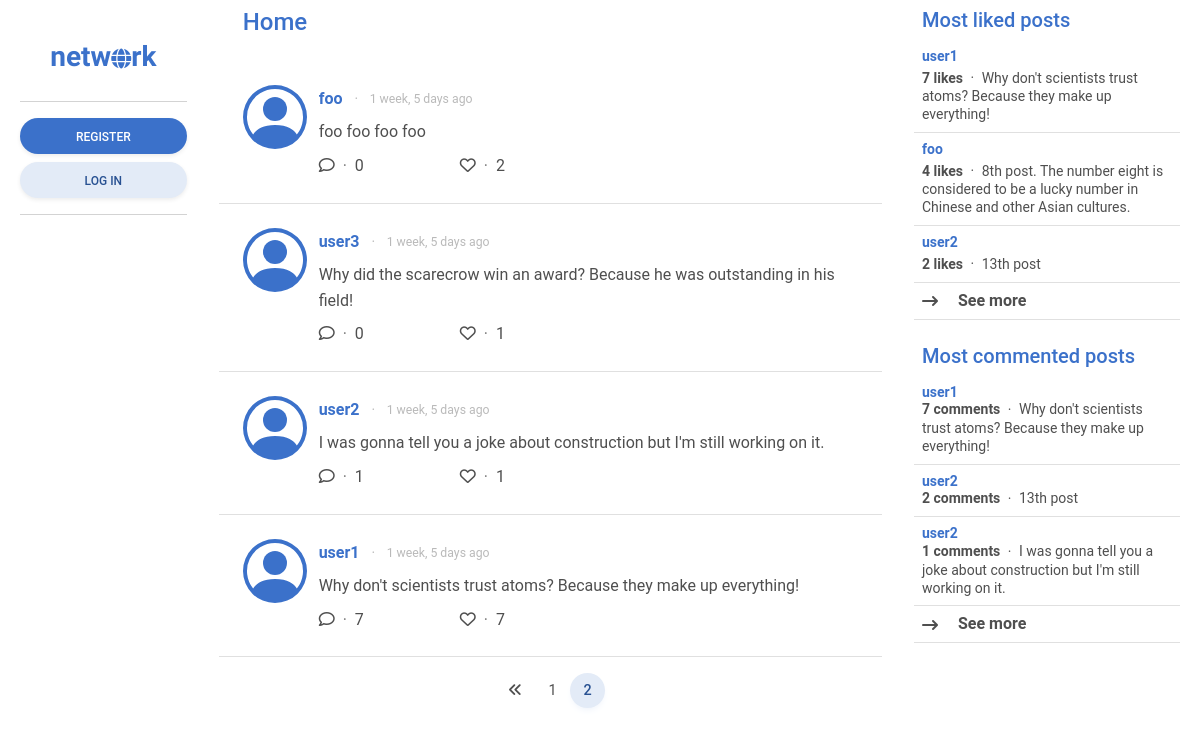
Screenshot of /?page=2 with the database file from the repository.
### network/models.py (models this page shows, shortened)
class Post(models.Model):
    content = models.CharField(max_length=255)
    poster = models.ForeignKey(User, on_delete=models.CASCADE, related_name="posts")
    likers = models.ManyToManyField(User, blank=True, related_name="likes")
    date_posted = models.DateTimeField(auto_now_add=True)
    edited = models.BooleanField(default=False)
    def most_liked_posts():
        posts = Post.objects.annotate(likes_count=Count('likers'))
        return posts.order_by('-likes_count')
    def most_commented_posts():
        posts = Post.objects.annotate(comment_count=Count('comments'))
        return posts.order_by('-comment_count')
    class Meta:
        ordering = ["-date_posted"]

class User(AbstractUser):
    pass
    date_joined = models.DateTimeField(auto_now_add=True)
    following = models.ManyToManyField("self", blank=True, related_name="followers", symmetrical=False)
    def most_followed_users():
        users = User.objects.annotate(follower_count=Count('followers'))
        return users.order_by('-follower_count')

### network/views.py (the view)
# urls.py: path("", views.index, name="index"),
def index(request):
    most_followed_users = User.most_followed_users()
    most_liked_posts = Post.most_liked_posts()
    most_commented_posts = Post.most_commented_posts()
    posts = Post.objects.all()
    p = Paginator(posts, 10) # Will set to 10 posts later
    page_number = request.GET.get("page")
    page_posts = p.get_page(page_number)
    return render(request, "network/index.html", {
        "most_followed_users": most_followed_users,
        "most_liked_posts": most_liked_posts,
        "most_commented_posts": most_commented_posts,
        "posts": page_posts,
        "page_number": page_number,
    })

### network/templates/network/index.html
{% extends "network/layout.html" %}
{% block sidebar_left %}
    {% include "network/sidebar_left.html" %}
{% endblock %}
{% block main %}
    {% url 'index' as index %}
    {% url 'following' as following %}
    {% url 'likes' as likes %}
    {% if request.path == index %}
    {% include "network/posts.html" with posts=posts headline="Home" %}
    {% elif request.path == following %}
    {% include "network/posts.html" with posts=posts headline="Following" %}
    {% elif request.path == likes %}
    {% include "network/posts.html" with posts=posts headline="Likes" %}
    {% endif %}
    {% include "network/pagination.html" with posts=posts %}
{% endblock %}
{% block sidebar_right %}
    {% include "network/sidebar_right.html" %}
{% endblock %}

### network/templates/network/posts.html (shortened to what this page needs)
{% load humanize %}
{% if headline %}
<div class="h4 mb-0 pb-4 px-4 pt-2 sticky-top transparan text-primary">
    {{ headline }}
</div>
{% endif %}
{% if not posts %}
<div class="container p-0">
    <h5 class="text-center p-3">No posts yet.</h5>
</div>
{% else %}
{% for post in posts %}
<div class="container p-4 border-bottom post">
    <div class="row">
        <a href="{% url 'profile' user=post.poster.username %}" class="col-auto">
        </a>
        <div class="col p-0">
            <div class="d-flex justify-content-between align-items-center">
                <div>
                    <a href="{% url 'profile' user=post.poster.username %}" class="fw-bold text-decoration-none align-middle">
                        {{ post.poster.username }}
                    </a>
                    <span class="small text-muted opacity-50 align-middle">
                        <span class="mx-2 align-middle">&#183;</span>
                        <span class="small align-middle">{{ post.date_posted|naturaltime }}</span>
                    </span>
                </div>
            </div>
            <div class="my-2">{{ post.content }}</div>
            <div class="d-flex justify-content-start align-items-center">
                <span class="pe-5">
                    <i class="fa-regular fa-comment" role="button" data-mdb-toggle="modal"
                        data-mdb-target="#comment_modal_{{ post.id }}"></i>
                    <span class="mx-1 text-muted">&#183;</span>
                    <span role="button" data-mdb-toggle="modal" data-mdb-target="#comment_list_modal_{{ post.id }}">
                        {% if post.comments.count %}
                        {{ post.comments.count }}
                        {% else %}
                        0
                        {% endif %}
                    </span>
                </span>
                <span class="px-5">
                    <i {% if user.is_authenticated and user in post.likers.all %} class="fa-solid fa-heart" {% elif
                        user.is_authenticated %} class="fa-regular fa-heart" {% else %} class="fa-regular fa-heart"
                        role="button" data-mdb-toggle="modal" data-mdb-target="#like_post_{{ post.id }}" {% endif %}>
                    </i>
                    <span class="mx-1 text-muted">&#183;</span>
                    <span role="button" data-mdb-toggle="modal" data-mdb-target="#likers_modal_{{ post.id }}">
                        {% if post.likers.count %}
                        {{ post.likers.count }}
                        {% else %}
                        0
                        {% endif %}
                    </span>
                </span>
            </div>
        </div>
    </div>
</div>
{% endfor %}
{% endif %}

### network/templates/network/sidebar_right.html (shortened to what this page needs)
<div class="mb-4 lh-sm">
    <div class="h5 px-2 text-primary sticky-top transparan">Most liked posts</div>
    <div class="list-group list-group-light list-group-small">
        {% for post in most_liked_posts|slice:":3" %}
        <div class="post p-2 border-bottom small">
            <a href="{% url 'post' id=post.id %}" class="text-body text-decoration-none align-middle">
                <div class="text-primary fw-bold mb-1">{{ post.poster.username }}</div>
                <span class="fw-bold">{{ post.likers.count }} likes</span>
                <span class="mx-1 align-middle">&#183;</span>
                <span>{{post.content}}</span>
            </a>
        </div>
        {% endfor %}
        <div class="fw-bold post p-2 border-bottom" role="button" data-mdb-toggle="modal" data-mdb-target="#most_liked_posts">
            <i class="align-middle me-3 fa-solid fa-arrow-right-long"></i>
            See more
        </div>
    </div>
</div>
<div class="lh-sm">
    <div class="h5 px-2 text-primary">Most commented posts</div>
    <div class="list-group list-group-light list-group-small">
        {% for post in most_commented_posts|slice:":3" %}
        <div class="post p-2 border-bottom small">
            <a href="{% url 'post' id=post.id %}" class="text-body text-decoration-none align-middle">
                <div class="text-primary fw-bold">{{ post.poster.username }}</div>
                <span class="fw-bold">{{ post.comments.count }} comments</span>
                <span class="mx-1 align-middle">&#183;</span>
                {{ post.content }}
            </a>
        </div>
        {% endfor %}
        <div class="fw-bold post p-2 border-bottom" role="button" data-mdb-toggle="modal" data-mdb-target="#most_commented_posts">
            <i class="align-middle me-3 fa-solid fa-arrow-right-long"></i>
            See more
        </div>
    </div>
</div>

### network/static/network/styles.css (style rules this page uses)
.transparan { background: rgba(255, 255, 255, 0.75); backdrop-filter: blur(2px); }

### rows the page displays
Post: poster.username "foo", date_posted "1 week, 5 days ago", content "foo foo foo foo", shows "0", likers.count "2"
Post: poster.username "user3", date_posted "1 week, 5 days ago", content "Why did the scarecrow win an award? Because he was outstanding in his field!", shows "0", likers.count "1"
Post: poster.username "user2", date_posted "1 week, 5 days ago", content "I was gonna tell you a joke about construction but I'm still working on it.", comments.count "1", likers.count "1"
Post: poster.username "user1", date_posted "1 week, 5 days ago", content "Why don't scientists trust atoms? Because they make up everything!", comments.count "7", likers.count "7"
Post: poster.username "foo", likers.count "4", content "8th post. The number eight is considered to be a lucky number in Chinese and other Asian cultures."
Post: poster.username "user2", likers.count "2", content "13th post", comments.count "2"

### other values shown
{{ headline }} "Home"
{{ posts.number|add:"-1" }} "1"
{{ posts.number }} "2"
